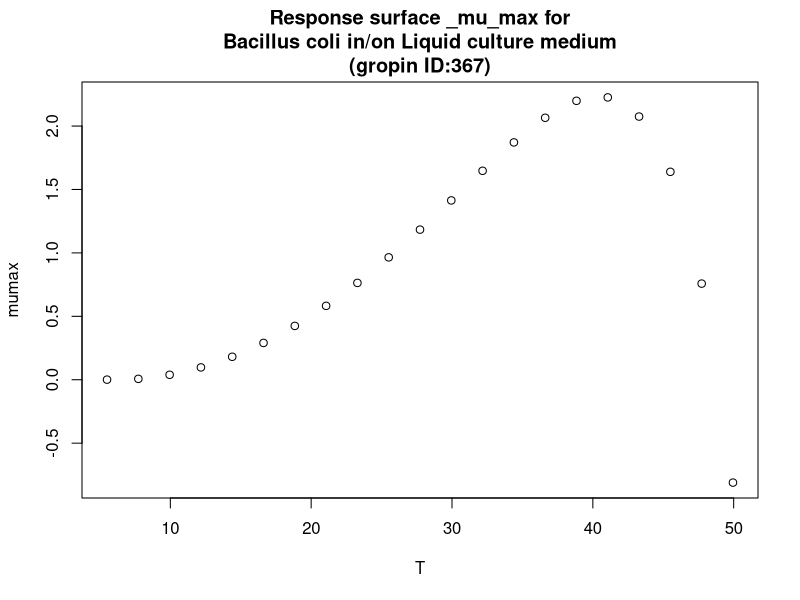

R code for this plot:
#############################
# start of Parameter script
#############################
T <- seq(5.5055,49.95004995005,length.out=21)
#############################
# end of Parameter script
#############################
############################# 
# start of Model script Gropin ID 367 
#############################
 
# constant coefficients for this model
 
variables <- data.frame(T)
argumentsPar <- unique.data.frame(expand.grid(variables))
 
# heart of the model
response_surface <- function(T) {
   mumax <-((0.0514*(T-6.09))^2)*(1-exp(0.148*(T-48.95)))

	return(mumax=mumax)
} 

# output parameters
responseSurface <- cbind(argumentsPar,response_surface(argumentsPar['T']))
colnames(responseSurface) <- c(colnames(argumentsPar),'mumax')
#############################
# End of Model script
#############################
############################# 
# start of Visualisation script Gropin ID 367 
#############################
titleText <-'Response surface _mu_max for
Bacillus coli in/on Liquid culture medium
(gropin ID:367)'
plot(T,responseSurface$'mumax',xlab='T',
                          ylab='mumax',main=titleText)
#############################
# End of Visualisation script
#############################
